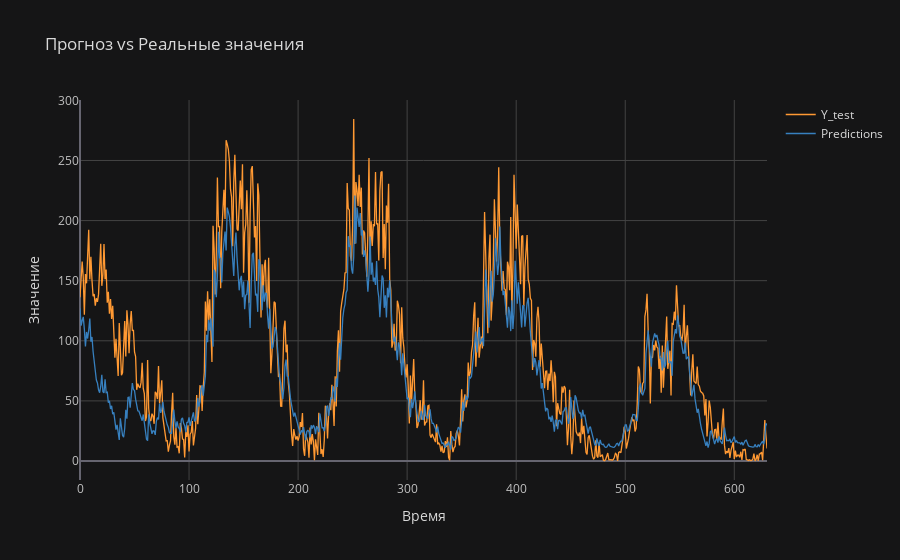

Notebook cell for this chart:
### Code cell
y_test_inv = scaler_y.inverse_transform(y_test.reshape(-1, 1))
predictions_inv = scaler_y.inverse_transform(predictions)
df_test = pd.DataFrame({
    'Y_test': y_test_inv.ravel(),
    'Predictions': predictions_inv.ravel()
})
# Отобразить на графике
df_test.iplot(title="Прогноз vs Реальные значения", xTitle="Время", yTitle="Значение", theme="solar")

### Figure 1 — Plotly figure (JSON) as saved in the notebook; plotly's stock layout.template omitted (floating-point values rounded to 4 significant figures; data arrays with more than 128 entries replaced by an {"elided": "..."} marker saying what was removed)
{"data": [{"line": {"color": "rgba(255, 153, 51, 1.0)", "dash": "solid", "shape": "linear", "width": 1.3}, "mode": "lines", "name": "Y_test", "text": "", "type": "scatter", "x": {"elided": "631 int values"}, "y": {"elided": "631 float values"}}, {"line": {"color": "rgba(55, 128, 191, 1.0)", "dash": "solid", "shape": "linear", "width": 1.3}, "mode": "lines", "name": "Predictions", "text": "", "type": "scatter", "x": {"elided": "631 int values"}, "y": {"elided": "631 float values"}}], "layout": {"legend": {"bgcolor": "#151516", "font": {"color": "#D9D9D9"}}, "paper_bgcolor": "#151516", "plot_bgcolor": "#151516", "title": {"font": {"color": "#D9D9D9"}, "text": "Прогноз vs Реальные значения"}, "xaxis": {"gridcolor": "#434343", "showgrid": true, "tickfont": {"color": "#C2C2C2"}, "title": {"font": {"color": "#D9D9D9"}, "text": "Время"}, "zerolinecolor": "#666570"}, "yaxis": {"gridcolor": "#434343", "showgrid": true, "tickfont": {"color": "#C2C2C2"}, "title": {"font": {"color": "#D9D9D9"}, "text": "Значение"}, "zerolinecolor": "#666570"}}}
